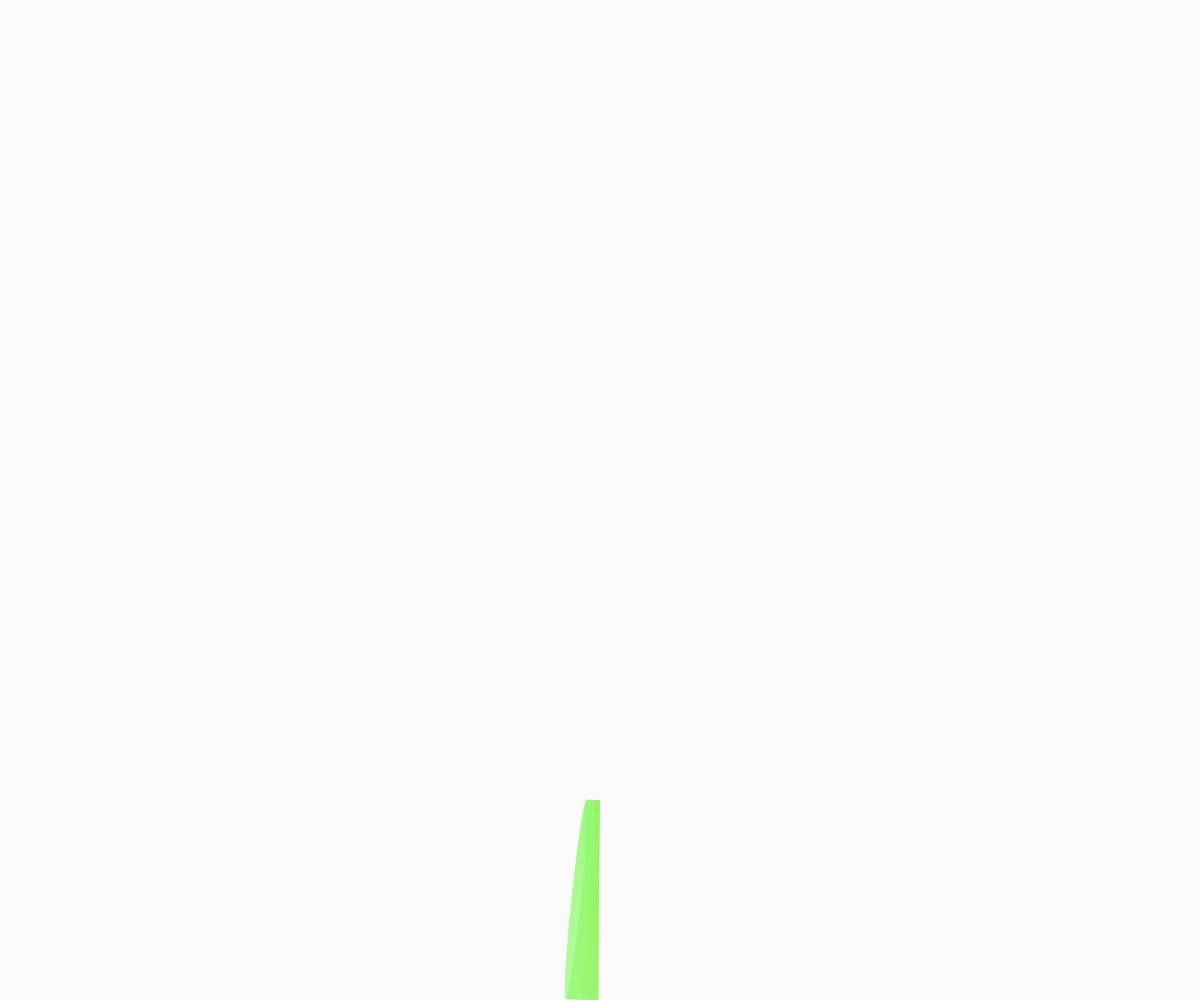
Frame 1 (no input)
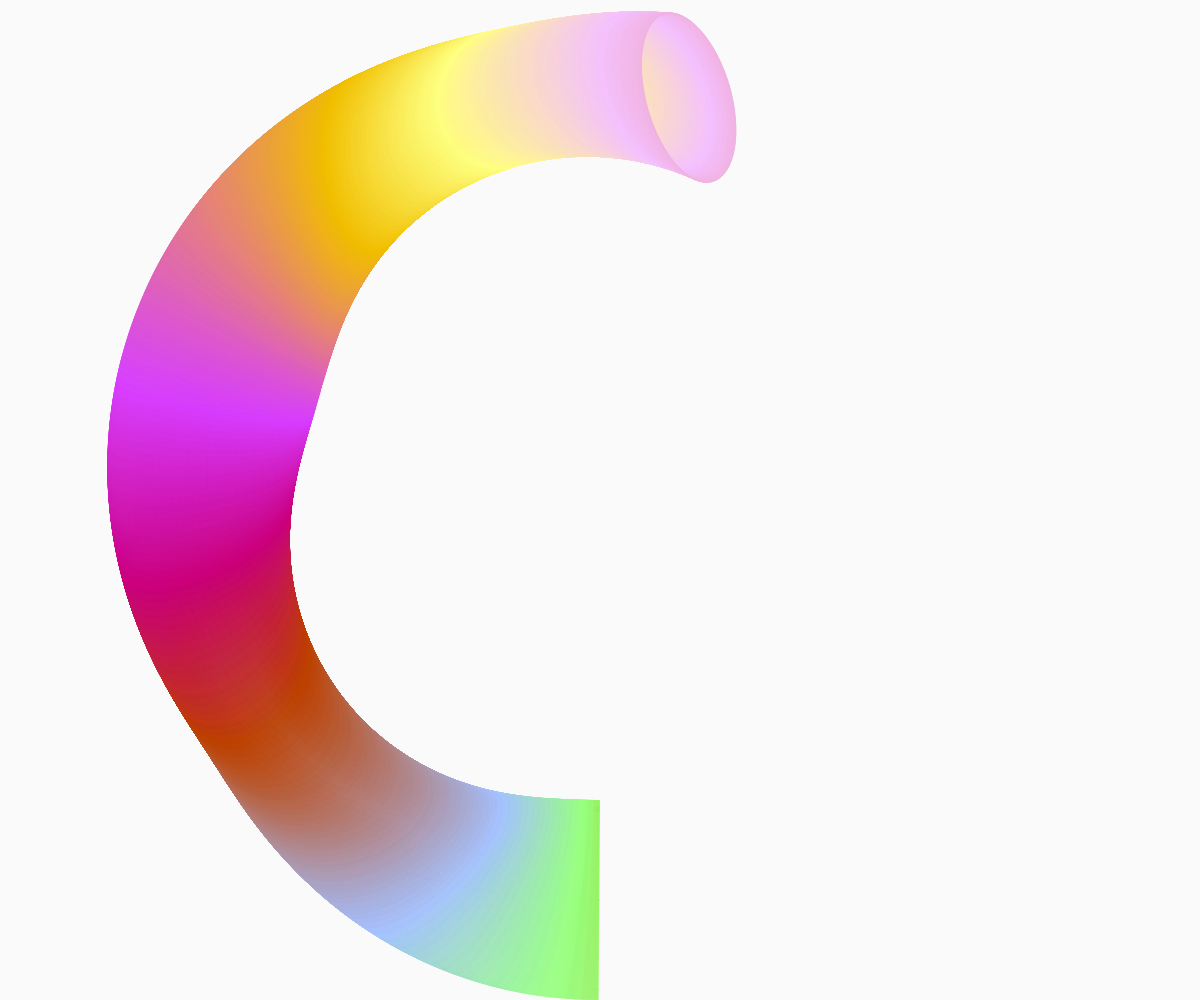
Frame 60 (no input)
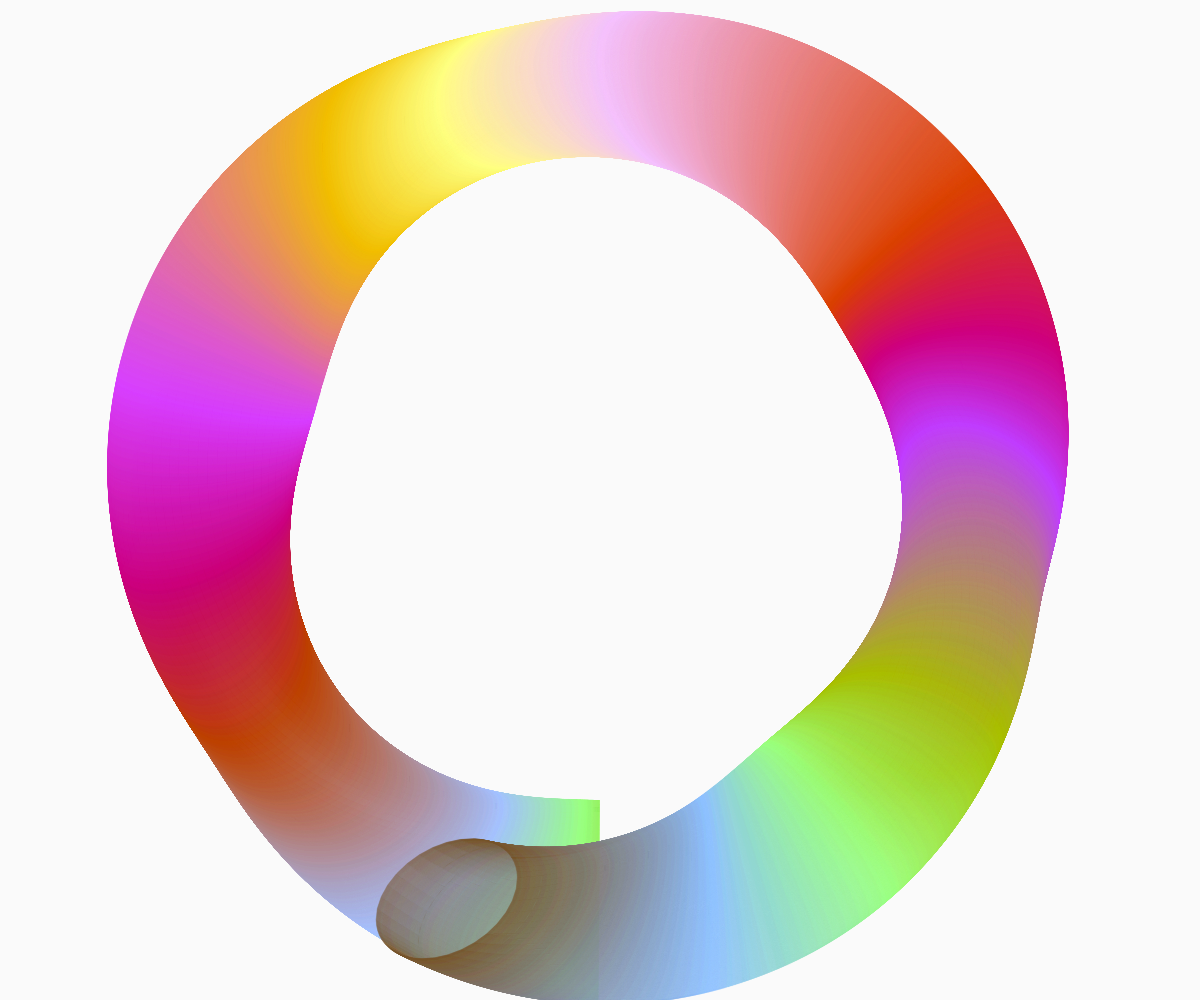
Frame 120 (the mouse pressed at the canvas centre since frame 60)

The p5.js sketch that drew these frames (run headless with seeded random() and noise() and a simulated clock; from frame 60 on, the mouse is pressed at the canvas centre):

// p5.js sketch
// ── sketch.js
// https://www.skillshare.com/classes/Radial-Generative-Art-How-to-Easily-Code-Intricate-Circular-Geometric-Designs-With-Processing/1390917982/projects?via=custom-lists

var ts = [...Array(1000).keys()]
var t = 1;
var circles
var rand1, rand2, rand3
let colr

function setup() {
  const seed = random(Math.pow(10, 10))
  // const seed = 9665611183.220728 
  // const seed = 6493551177.166705 
  // seed: 9479782651.001234
  // seed: 5987927658.254819 
  // seed: 7880048690.646844 
  // seed: 654932969.6556083 
  // seed: 5048560282.223735 
  // seed: 1208083455.946438 
  // seed: 8574049706.197262
  // seed: 28833313.97011135
  // seed: 6622848276.261135
  // seed: 9665611183.220728 
  // const seed = 4983103005.075402 // shark egg cases
  // const seed = 1892325026.732853 ~
  console.log(`const seed = ${seed}`)
  randomSeed(seed)
  createCanvas(windowWidth, windowHeight);
  background(250)
  noFill()
  strokeWeight(0.5)
  stroke(0, 10)
  // noLoop()
  circles = circler({
    x: width / 2,
    y: height / 2,
    modColor: modColor(),
    drawFunc: random(drawingFuncs)
  })
  rand1 = random(500)
  rand2 = random(500)
  rand3 = random(500)
  console.log(rand1, rand2, rand3)
  // 487.74420371764495
  // 411.05401355166595
  // 62.399757151958
  colr = {
    r: Math.floor(random(255)),
    g: Math.floor(random(255)),
    b: Math.floor(random(255)),
    alpha: Math.floor(random(255))
  }
}

function draw() {
  // background(250, 20)
  for (let i = 0; i < 200; i++) {
    t += 0.1
    circles(t)
  }
}

function keyTyped() {
  if (key === 'x') {
    console.log(JSON.stringify(colr))
  }
}


const getColor = ({
  r,
  g,
  b,
  alpha = 40
}) => {
  return color(r, g, b, alpha)
}


const modColor = () => {
  let vAlpha = 1
  let vr = 1
  let vg = 1
  let vb = 1
  return ({
    r,
    g,
    b,
    alpha
  }) => {
    r = (r + (0.01 * vr))
    g = (g + (0.05 * vg))
    b = (b + (0.1 * vb))
    alpha = (alpha + (0.01 * vAlpha)) 
    vAlpha = (alpha > 200 || alpha <= 10) ? -vAlpha : vAlpha
    vr = (r >= 255 || r < 1) ? -vr : vr
    vg = (g >= 255 || g < 1) ? -vg : vg
    vb = (b >= 255 || b < 1) ? -vb : vb
    return {
      r,
      g,
      b,
      alpha
    }
  }
}

const circler = ({
  x,
  y,
  modColor,
  drawFunc
}) => (t) => {
  stroke(getColor(colr))
  colr = modColor(colr)
  push()
  translate(x, y)
  rotate(t / 200)
  drawFunc(t)
  pop()
}

const drawingFuncs = [
  (t) => ellipse(sin(t / rand2) * 200, cos(t / rand3) * 200, sin(t / rand2) * 200, cos(t / rand3) * 200),
  (t) => rect(sin(t / rand2) * 200, cos(t / rand3) * 200, cos(t / rand2) * 200, sin(t / rand3) * 200),
  (t) => rect(sin(t / rand2) * 200, cos(t / rand3) * 200, cos(t / rand2) * 200, sin(t / rand3) * 200),
  (t) => ellipse(sin(t / rand2) * 200, cos(t / rand3) * 200, tan(t / rand2) * 200, sin(t / rand3) * 200),
  (t) => line(sin(t / rand2) * 200, cos(t / rand3) * 200, tan(t / rand3) * 200, sin(t / rand2) * 200),
  (t) => ellipse(sin(t / rand1) * 400, cos(t / rand2) * 400, sin(t / rand2) * 200, cos(t / rand1) * 200)
]
